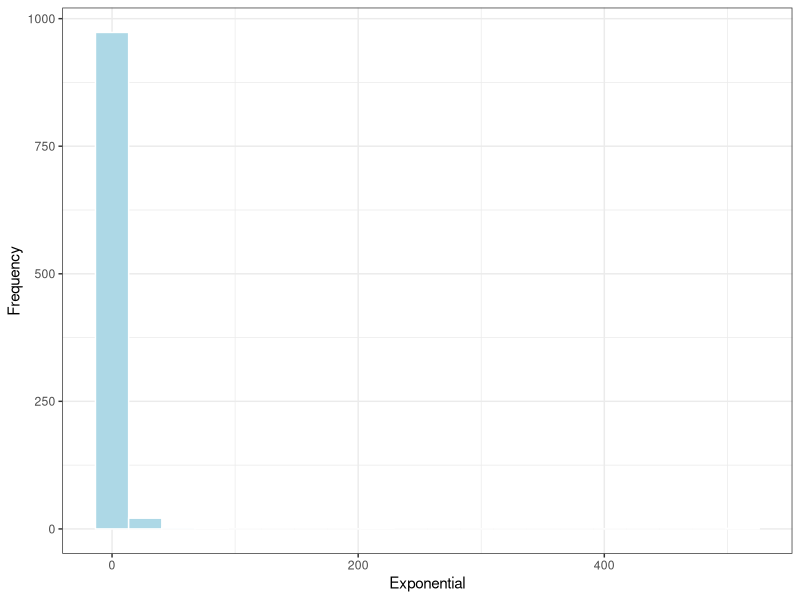
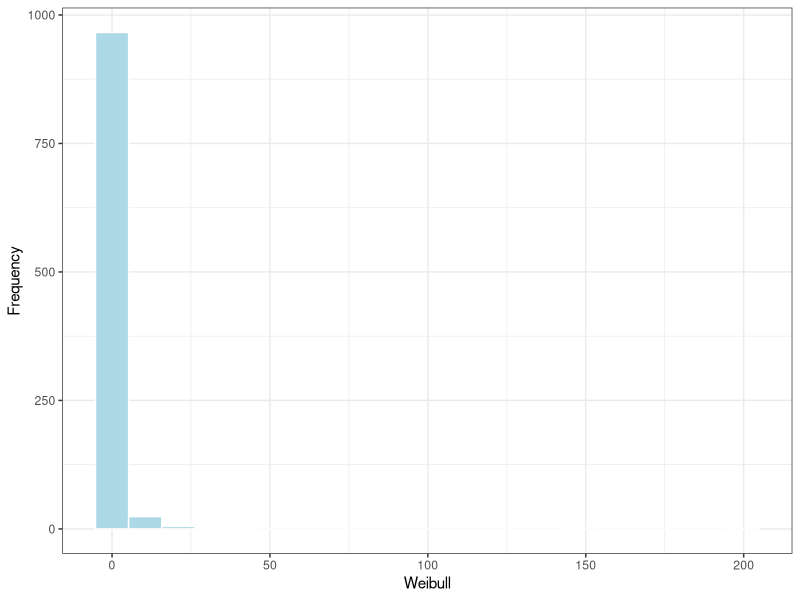
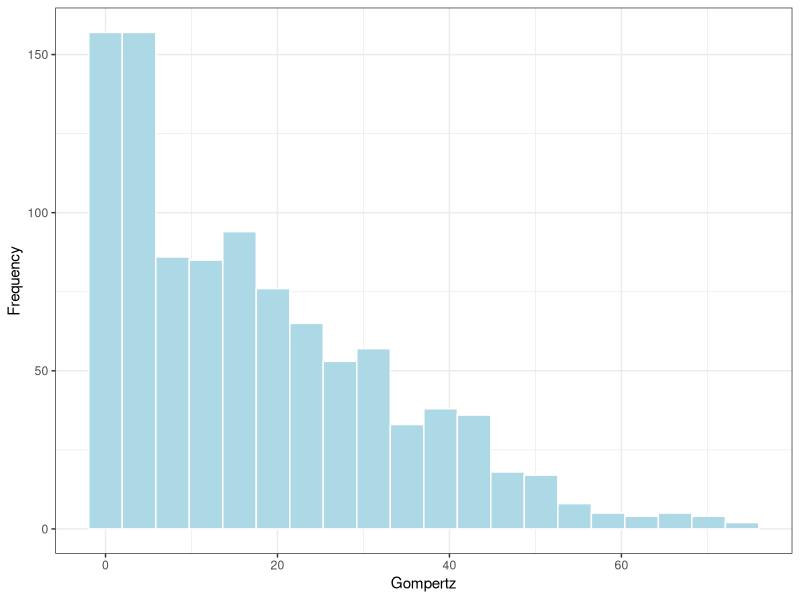
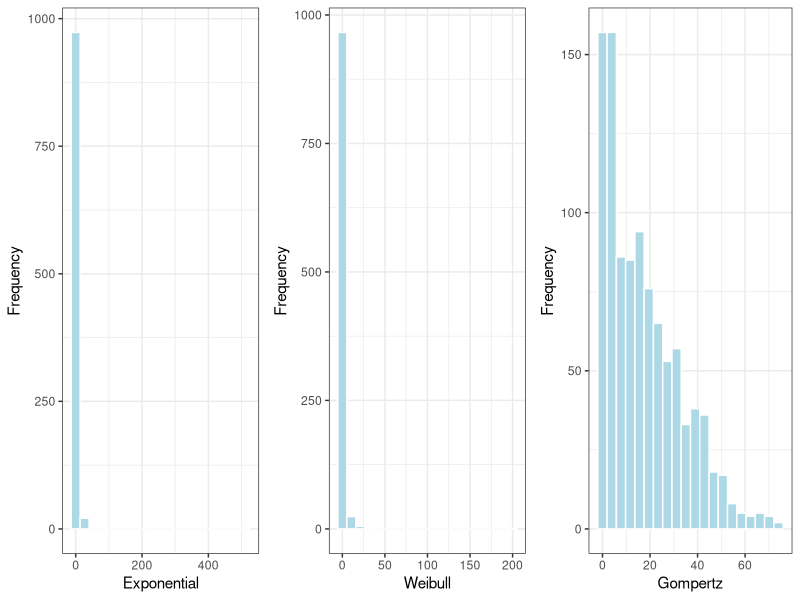
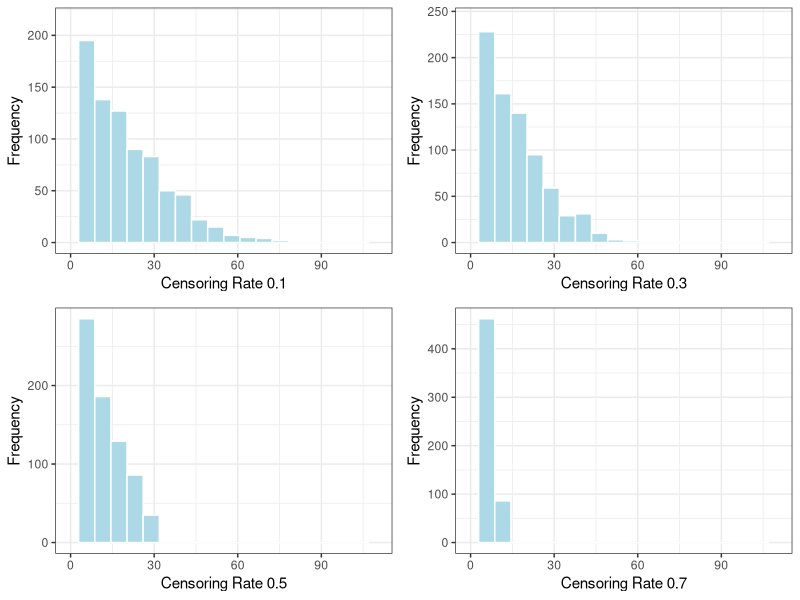

Here is the R script that generated these plots, in order:
# Name: Donglei Yin
# Date: 2019-06-22
# Purpose: Simulation of survival time and censoring based on Cox PH model


library(ggplot2)
library(gridExtra)

#n:number of patients/rows
#K:number of myc-target genes
#lambda:parameter of exponential distribution
#coef_myc: relative coeffient magnitude of myc effect in the true model
#theta: censoring distribution parameter, C follows U(0,theta)

#theta=100000: censoring rate=0
#theta=200: censoring rate=0.1
#theta=100: censoring rate=0.2
#theta=60: censoring rate=0.3
#theta=30: censoring rate=0.5
#theta=20: censoring rate=0.6
#theta=10: censoring rate=0.7
#theta=1: censoring rate=0.9

n=1000
K=10
coef_myc=1
  
# 1. Simulate survival time using Cox PH model based on exponential distribution as basedline hazard distribution

# baseline covariates: x1,x2,x3,x4,x5,myc

x1=rnorm(n,0,1)
x2=rnorm(n,0,1)
x3=rnorm(n,0,1)
x4=rbinom(n,1,0.2)
x5=rbinom(n,1,0.5)
myc=rnorm(n,0,1)

df=data.frame(x1,x2,x3,x4,x5,myc)

coef=c(1,1,1,1,1,coef_myc) # coeffient of baseline covariates: x1,x2,x3,x4,x5,myc

# use inverese cdf formula to generate survival time

simu_exp<-function(x,lambda){
   u=runif(1,0,1)
   t=-log(u)/(lambda*exp(coef %*% x))
   return(t)
}

simu_weibull<-function(x,lambda,v){
  u=runif(1,0,1)
  t=-(log(u)/(lambda*exp(coef %*% x)))^(1/v)
  return(t)
}

simu_gompertz<-function(x,lambda,alpha){
  u=runif(1,0,1)
  t=1/alpha*log(1-(alpha*log(u))/(lambda*exp(coef %*% x)))
  return(t)
}

#true survival time

lambda=2.5
surv_exp=apply(df,1,simu_exp,lambda)

lambda=4;v=1
surv_weibull=apply(df,1,simu_weibull,lambda,v)

lambda=0.01;alpha=0.1
surv_gompertz=apply(df,1,simu_gompertz,lambda,alpha)

df$surv_exp=surv_exp
df$surv_weibull=surv_weibull
df$surv_gompertz=surv_gompertz



h1<-ggplot(df, aes(surv_exp)) + 
  geom_histogram(bins = 20,colour="white",fill = "lightblue") +
  theme_bw()+
  labs(x = "Exponential",y="Frequency")

h2<-ggplot(df, aes(surv_weibull)) + 
  geom_histogram(bins = 20,colour="white",fill = "lightblue") +
  theme_bw()+
  labs(x = "Weibull",y="Frequency")

h3<-ggplot(df, aes(surv_gompertz)) + 
  geom_histogram(bins = 20,colour="white",fill = "lightblue") +
  theme_bw()+
  labs(x = "Gompertz",y="Frequency")

h1
h2
h3


h=grid.arrange(h1,h2,h3, ncol=3)

ggsave("C:/Users/Donglei/Desktop/Simulation_result//histogram_no_censoring.png", h, height=6, width=15, units='in', dpi=600)



# 2. Simulating observed time

# simulate censoring time based on uniform distribution

#theta=100000: censoring rate=0
#theta=200: censoring rate=0.1
#theta=60: censoring rate=0.3
#theta=30: censoring rate=0.5
#theta=10: censoring rate=0.7
#theta=1: censoring rate=0.9

theta=200
C=runif(n,0,theta)
time=pmin(df$surv_gompertz,C)
status=ifelse(df$surv_gompertz<=C,1,0)
data=data.frame(status,time)

g1<-ggplot(data, aes(time)) + 
  geom_histogram(bins = 20,colour="white",fill = "lightblue") +
  theme_bw()+
  xlim(c(0,110))+
  labs(x = "Censoring Rate 0.1",y="Frequency")


theta=60
C=runif(n,0,theta)
time=pmin(df$surv_gompertz,C)
status=ifelse(df$surv_gompertz<=C,1,0)
data=data.frame(status,time)

g2<-ggplot(data, aes(time)) + 
  geom_histogram(bins = 20,colour="white",fill = "lightblue") +
  theme_bw()+
  xlim(c(0,110))+
  labs(x = "Censoring Rate 0.3",y="Frequency")

theta=30
C=runif(n,0,theta)
time=pmin(df$surv_gompertz,C)
status=ifelse(df$surv_gompertz<=C,1,0)
data=data.frame(status,time)

g3<-ggplot(data, aes(time)) + 
  geom_histogram(bins = 20,colour="white",fill = "lightblue") +
  theme_bw()+
  xlim(c(0,110))+
  labs(x = "Censoring Rate 0.5",y="Frequency")

theta=10
C=runif(n,0,theta)
time=pmin(df$surv_gompertz,C)
status=ifelse(df$surv_gompertz<=C,1,0)
data=data.frame(status,time)

g4<-ggplot(data, aes(time)) + 
  geom_histogram(bins = 20,colour="white",fill = "lightblue") +
  theme_bw()+
  xlim(c(0,110))+
  labs(x = "Censoring Rate 0.7",y="Frequency")


g=grid.arrange(g1,g2,g3,g4, ncol=2)

ggsave("C:/Users/Donglei/Desktop/Simulation_result//histogram_censoring.png", g, height=12, width=12, units='in', dpi=600)

  
